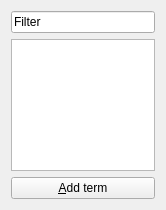
<?xml version="1.0" encoding="UTF-8"?>
<ui version="4.0">
 <class>QTermList</class>
 <widget class="QWidget" name="QTermList">
  <property name="geometry">
   <rect>
    <x>0</x>
    <y>0</y>
    <width>166</width>
    <height>210</height>
   </rect>
  </property>
  <property name="sizePolicy">
   <sizepolicy hsizetype="Fixed" vsizetype="Minimum">
    <horstretch>0</horstretch>
    <verstretch>0</verstretch>
   </sizepolicy>
  </property>
  <property name="minimumSize">
   <size>
    <width>166</width>
    <height>200</height>
   </size>
  </property>
  <property name="maximumSize">
   <size>
    <width>166</width>
    <height>16777215</height>
   </size>
  </property>
  <property name="windowTitle">
   <string>Term list</string>
  </property>
  <layout class="QVBoxLayout" name="verticalLayout">
   <item>
    <widget class="QLineEdit" name="lineEdit">
     <property name="sizePolicy">
      <sizepolicy hsizetype="Expanding" vsizetype="Fixed">
       <horstretch>0</horstretch>
       <verstretch>0</verstretch>
      </sizepolicy>
     </property>
     <property name="toolTip">
      <string>&lt;html&gt;&lt;head/&gt;&lt;body&gt;&lt;p&gt;Filter out terms by writing here&lt;/p&gt;&lt;/body&gt;&lt;/html&gt;</string>
     </property>
     <property name="text">
      <string>Filter</string>
     </property>
    </widget>
   </item>
   <item>
    <widget class="QWidget" name="widget" native="true">
     <layout class="QVBoxLayout" name="verticalLayout_2">
      <property name="spacing">
       <number>0</number>
      </property>
      <property name="leftMargin">
       <number>0</number>
      </property>
      <property name="topMargin">
       <number>0</number>
      </property>
      <property name="rightMargin">
       <number>0</number>
      </property>
      <property name="bottomMargin">
       <number>0</number>
      </property>
      <item>
       <widget class="QListWidget" name="listWidget"/>
      </item>
     </layout>
    </widget>
   </item>
   <item>
    <widget class="QPushButton" name="buttonAddTerm">
     <property name="text">
      <string>&amp;Add term</string>
     </property>
    </widget>
   </item>
  </layout>
 </widget>
 <resources/>
 <connections/>
</ui>
